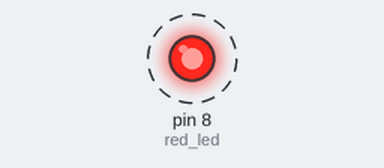
Bench run of a sketch on a simulated Arduino Uno, built with avr-gcc and run on an emulated ATmega328P. On the bench: output pins drawn as LEDs (lit = HIGH). Dashed ring = blinking.

Above: at 0.2 s.
Timing chart, 0 to 3.0 s (numbered marks = the images above):
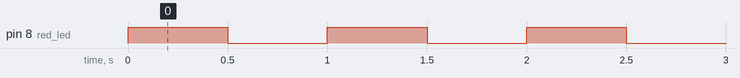

The sketch:

firstcode.ino
```cpp
#define red_led 8

void setup() {
  pinMode(red_led,OUTPUT);

}

void loop() {
  digitalWrite(red_led,HIGH);
  delay(500);
  digitalWrite(red_led,LOW);
  delay(500);

}
```

Measured:
- by itself, pin 8 (red_led): alternates HIGH for 0.50 s and LOW for 0.50 s
